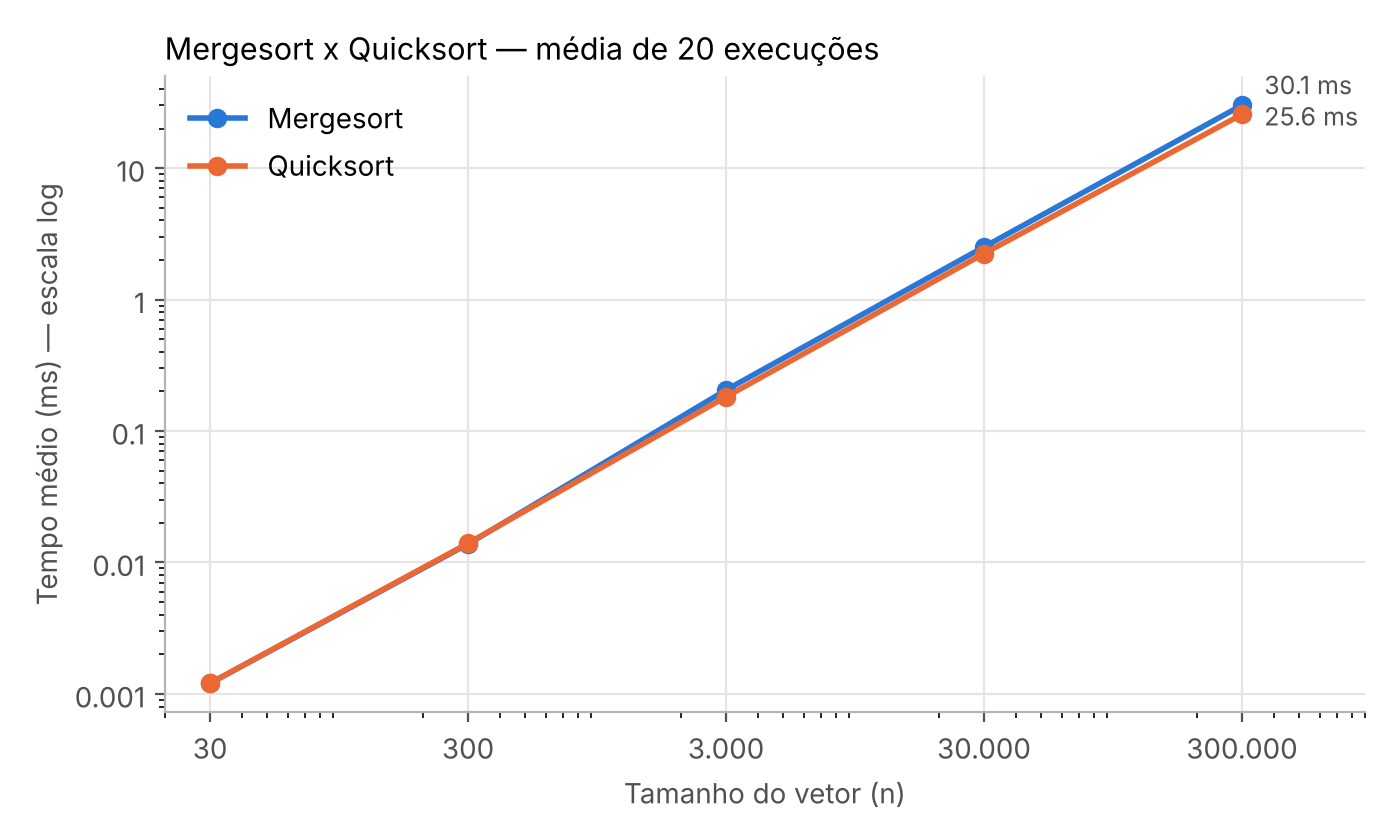

Write the Python code that produced this figure.
"""Gera grafico.png a partir de resultados_resumo.csv (requer matplotlib)."""
import csv
import matplotlib
matplotlib.use("Agg")
import matplotlib.pyplot as plt
import matplotlib.ticker

CORES = {"mergesort": "#2a78d6", "quicksort": "#eb6834"}
dados = {}
with open("resultados_resumo.csv") as f:
    for linha in csv.DictReader(f):
        dados.setdefault(linha["algoritmo"], []).append(
            (int(linha["n"]), float(linha["media_ms"]), float(linha["desvio_ms"])))

fig, ax = plt.subplots(figsize=(7, 4.2), dpi=200)
for nome, pts in dados.items():
    ns = [p[0] for p in pts]; med = [p[1] for p in pts]; dp = [p[2] for p in pts]
    ax.plot(ns, med, color=CORES[nome], lw=2, marker="o", ms=6, label=nome.capitalize())
    ax.annotate(f"{med[-1]:.1f} ms", (ns[-1], med[-1]), xytext=(8, -4 if nome == "quicksort" else 4),
                textcoords="offset points", color="#52514e", fontsize=9)
ax.set_xscale("log"); ax.set_yscale("log")
ax.set_xlabel("Tamanho do vetor (n)", color="#52514e")
ax.set_ylabel("Tempo médio (ms) — escala log", color="#52514e")
ax.set_title("Mergesort x Quicksort — média de 20 execuções", loc="left", fontsize=11)
ax.set_xticks([30, 300, 3000, 30000, 300000], ["30", "300", "3.000", "30.000", "300.000"])
ax.set_xlim(20, 900000)
ax.yaxis.set_major_formatter(matplotlib.ticker.FuncFormatter(lambda v, _: f"{v:g}"))
ax.grid(True, which="major", color="#e6e5e1", lw=0.8)
for s in ("top", "right"): ax.spines[s].set_visible(False)
for s in ("left", "bottom"): ax.spines[s].set_color("#b5b4ad")
ax.tick_params(colors="#52514e")
ax.legend(frameon=False, loc="upper left")
fig.tight_layout()
fig.savefig("grafico.png")
print("grafico.png gerado")
